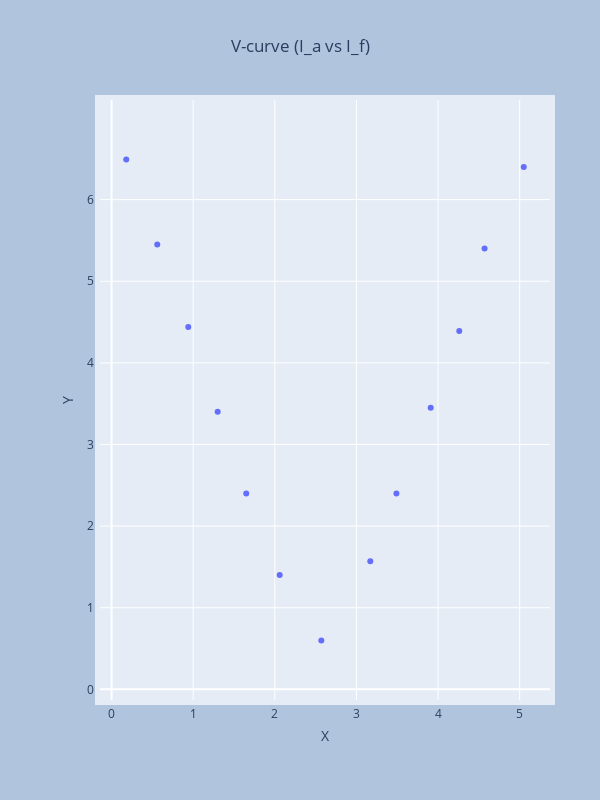

Write notebook code for a chart like this one.
### Code cell
import plotly.offline as pyo
pyo.init_notebook_mode(connected=True)
import plotly.graph_objects as go

# Specify the starting value and gap for x and y ticks
x_start = 0
y_start = 0
x_gap = 1
y_gap = 1

# Calculate the tick values for x and y axes using list comprehensions
x_ticks = list(range(x_start, int(df['I_f (A)'].max()) + 1, x_gap))
y_ticks = list(range(y_start, int(df['I_a (A)'].max()) + 1, y_gap))

scatter = go.Scatter(x=df['I_f (A)'], y=df['I_a (A)'], mode='markers', name='I_f vs I_a')

layout = go.Layout(
    title={'text': 'V-curve (I_a vs I_f)','x': 0.5, 'y': 0.95} ,
    xaxis=dict(title='X', titlefont_size=14, tickfont_size=12, tickvals=x_ticks) ,
    yaxis=dict(title='Y', titlefont_size=14, tickfont_size=12, tickvals=y_ticks) ,
    autosize=False ,
    width=600, height=800, margin=dict(l=100, r=50, b=100, t=100, pad=5) , # can change width or height according to the plot you want to make
    paper_bgcolor = 'LightSteelBlue' ,
    xaxis_showgrid=True ,
    yaxis_showgrid=True ,
    xaxis_scaleanchor='y' ,  # Make the x-axis scale equal to the y-axis scale
)

fig = go.Figure(data=[scatter], layout=layout)

fig.show(renderer="colab") # need latest version of plotly and need to pass renderers like this, for plotly to work in colab. Else you need to manually code a function, as plotly requires custom initialization

### Figure 1 — Plotly figure (JSON) as saved in the notebook; plotly's stock layout.template omitted (floating-point values rounded to 4 significant figures)
{"data": [{"mode": "markers", "name": "I_f vs I_a", "type": "scatter", "x": [0.18, 0.56, 0.94, 1.3, 1.65, 2.06, 2.57, 3.17, 3.49, 3.91, 4.26, 4.57, 5.05], "y": [6.49, 5.45, 4.44, 3.4, 2.4, 1.4, 0.6, 1.57, 2.4, 3.45, 4.39, 5.4, 6.4]}], "layout": {"autosize": false, "height": 800, "margin": {"b": 100, "l": 100, "pad": 5, "r": 50, "t": 100}, "paper_bgcolor": "LightSteelBlue", "title": {"text": "V-curve (I_a vs I_f)", "x": 0.5, "y": 0.95}, "width": 600, "xaxis": {"scaleanchor": "y", "showgrid": true, "tickfont": {"size": 12}, "tickvals": [0, 1, 2, 3, 4, 5], "title": {"font": {"size": 14}, "text": "X"}}, "yaxis": {"showgrid": true, "tickfont": {"size": 12}, "tickvals": [0, 1, 2, 3, 4, 5, 6], "title": {"font": {"size": 14}, "text": "Y"}}}}
